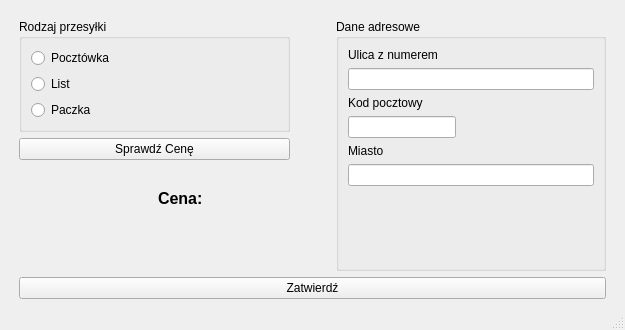
<?xml version="1.0" encoding="UTF-8"?>
<ui version="4.0">
 <class>MainWindow</class>
 <widget class="QMainWindow" name="MainWindow">
  <property name="geometry">
   <rect>
    <x>0</x>
    <y>0</y>
    <width>625</width>
    <height>330</height>
   </rect>
  </property>
  <property name="windowTitle">
   <string>MainWindow</string>
  </property>
  <widget class="QWidget" name="centralwidget">
   <layout class="QHBoxLayout" name="horizontalLayout_2">
    <item>
     <spacer name="horizontalSpacer_2">
      <property name="orientation">
       <enum>Qt::Horizontal</enum>
      </property>
      <property name="sizeType">
       <enum>QSizePolicy::Fixed</enum>
      </property>
      <property name="sizeHint" stdset="0">
       <size>
        <width>10</width>
        <height>20</height>
       </size>
      </property>
     </spacer>
    </item>
    <item>
     <layout class="QVBoxLayout" name="verticalLayout">
      <item>
       <spacer name="verticalSpacer_3">
        <property name="orientation">
         <enum>Qt::Vertical</enum>
        </property>
        <property name="sizeType">
         <enum>QSizePolicy::Fixed</enum>
        </property>
        <property name="sizeHint" stdset="0">
         <size>
          <width>20</width>
          <height>10</height>
         </size>
        </property>
       </spacer>
      </item>
      <item>
       <layout class="QHBoxLayout" name="horizontalLayout">
        <item>
         <layout class="QVBoxLayout" name="verticalLayout_2">
          <item>
           <widget class="QGroupBox" name="packageType">
            <property name="title">
             <string>Rodzaj przesyłki</string>
            </property>
            <layout class="QVBoxLayout" name="verticalLayout_5">
             <item>
              <layout class="QVBoxLayout" name="verticalLayout_4">
               <item>
                <widget class="QRadioButton" name="radioButton_1">
                 <property name="text">
                  <string>Pocztówka</string>
                 </property>
                </widget>
               </item>
               <item>
                <widget class="QRadioButton" name="radioButton_2">
                 <property name="text">
                  <string>List</string>
                 </property>
                </widget>
               </item>
               <item>
                <widget class="QRadioButton" name="radioButton_3">
                 <property name="text">
                  <string>Paczka</string>
                 </property>
                </widget>
               </item>
              </layout>
             </item>
            </layout>
           </widget>
          </item>
          <item>
           <widget class="QPushButton" name="checkPrice">
            <property name="text">
             <string>Sprawdź Cenę</string>
            </property>
           </widget>
          </item>
          <item>
           <layout class="QHBoxLayout" name="horizontalLayout_3">
            <item>
             <widget class="QLabel" name="image">
              <property name="text">
               <string/>
              </property>
             </widget>
            </item>
            <item>
             <layout class="QVBoxLayout" name="verticalLayout_8">
              <item>
               <widget class="QLabel" name="price">
                <property name="font">
                 <font>
                  <family>MS Shell Dlg 2</family>
                  <pointsize>12</pointsize>
                  <weight>99</weight>
                  <italic>false</italic>
                  <bold>true</bold>
                 </font>
                </property>
                <property name="styleSheet">
                 <string notr="true">font: 12pt &quot;MS Shell Dlg 2&quot;;
font-weight: 800;</string>
                </property>
                <property name="text">
                 <string>Cena:</string>
                </property>
               </widget>
              </item>
              <item>
               <spacer name="verticalSpacer_2">
                <property name="orientation">
                 <enum>Qt::Vertical</enum>
                </property>
                <property name="sizeType">
                 <enum>QSizePolicy::Preferred</enum>
                </property>
                <property name="sizeHint" stdset="0">
                 <size>
                  <width>20</width>
                  <height>40</height>
                 </size>
                </property>
               </spacer>
              </item>
             </layout>
            </item>
           </layout>
          </item>
         </layout>
        </item>
        <item>
         <spacer name="horizontalSpacer">
          <property name="orientation">
           <enum>Qt::Horizontal</enum>
          </property>
          <property name="sizeType">
           <enum>QSizePolicy::Fixed</enum>
          </property>
          <property name="sizeHint" stdset="0">
           <size>
            <width>40</width>
            <height>20</height>
           </size>
          </property>
         </spacer>
        </item>
        <item>
         <layout class="QVBoxLayout" name="verticalLayout_3">
          <item>
           <widget class="QGroupBox" name="groupBox_2">
            <property name="title">
             <string>Dane adresowe</string>
            </property>
            <layout class="QVBoxLayout" name="verticalLayout_7">
             <item>
              <layout class="QVBoxLayout" name="verticalLayout_6">
               <item>
                <widget class="QLabel" name="label_3">
                 <property name="text">
                  <string>Ulica z numerem</string>
                 </property>
                </widget>
               </item>
               <item>
                <widget class="QLineEdit" name="street">
                 <property name="sizePolicy">
                  <sizepolicy hsizetype="Preferred" vsizetype="Fixed">
                   <horstretch>0</horstretch>
                   <verstretch>0</verstretch>
                  </sizepolicy>
                 </property>
                </widget>
               </item>
               <item>
                <widget class="QLabel" name="label_4">
                 <property name="text">
                  <string>Kod pocztowy</string>
                 </property>
                </widget>
               </item>
               <item>
                <widget class="QLineEdit" name="postal">
                 <property name="sizePolicy">
                  <sizepolicy hsizetype="Maximum" vsizetype="Fixed">
                   <horstretch>0</horstretch>
                   <verstretch>0</verstretch>
                  </sizepolicy>
                 </property>
                </widget>
               </item>
               <item>
                <widget class="QLabel" name="label_5">
                 <property name="text">
                  <string>Miasto</string>
                 </property>
                </widget>
               </item>
               <item>
                <widget class="QLineEdit" name="city">
                 <property name="sizePolicy">
                  <sizepolicy hsizetype="Preferred" vsizetype="Fixed">
                   <horstretch>0</horstretch>
                   <verstretch>0</verstretch>
                  </sizepolicy>
                 </property>
                </widget>
               </item>
               <item>
                <spacer name="verticalSpacer">
                 <property name="orientation">
                  <enum>Qt::Vertical</enum>
                 </property>
                 <property name="sizeHint" stdset="0">
                  <size>
                   <width>20</width>
                   <height>40</height>
                  </size>
                 </property>
                </spacer>
               </item>
              </layout>
             </item>
            </layout>
           </widget>
          </item>
         </layout>
        </item>
       </layout>
      </item>
      <item>
       <widget class="QPushButton" name="confirm">
        <property name="text">
         <string>Zatwierdź</string>
        </property>
       </widget>
      </item>
     </layout>
    </item>
    <item>
     <spacer name="horizontalSpacer_3">
      <property name="orientation">
       <enum>Qt::Horizontal</enum>
      </property>
      <property name="sizeType">
       <enum>QSizePolicy::Fixed</enum>
      </property>
      <property name="sizeHint" stdset="0">
       <size>
        <width>10</width>
        <height>20</height>
       </size>
      </property>
     </spacer>
    </item>
   </layout>
  </widget>
  <widget class="QStatusBar" name="statusbar"/>
 </widget>
 <resources/>
 <connections/>
</ui>
